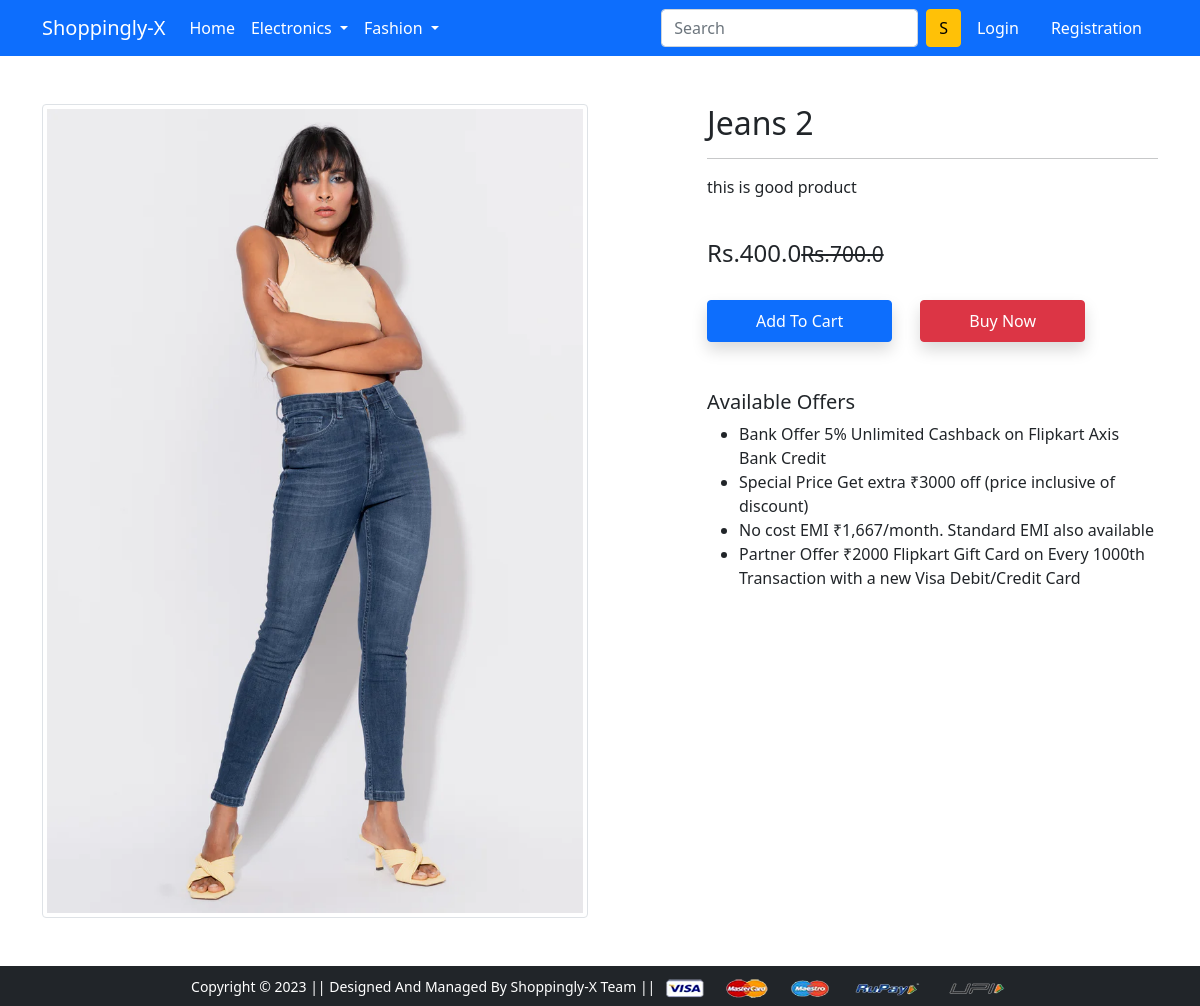
Screenshot of /product-detail/2 with the database file from the repository.
### app/models.py (models this page shows, shortened)
class Product(models.Model):
    title = models.CharField(max_length=100)
    selling_price = models.FloatField()
    discounted_price = models.FloatField()
    description = models.TextField()
    brand = models.CharField(max_length=100)
    category = models.CharField(choices = CATEGORY_CHOICES,max_length=2)
    product_image = models.ImageField(upload_to='productimg')

### app/views.py (the view)
# urls.py: path('product-detail/<int:pk>',views.ProductDetailView.as_view(),name='product-detail'),
class ProductDetailView(View):
 def get(self,request,pk):
  product = Product.objects.get(pk=pk)
  item_already_in_cart = False
  if request.user.is_authenticated:
    item_already_in_cart = Cart.objects.filter(Q(product=product.id) & Q(user=request.user)).exists()
  return render(request,'app/productdetail.html',{'product':product,'item_already_in_cart':item_already_in_cart})

### app/templates/app/productdetail.html (shortened to what this page needs)
{% extends 'app/base.html' %}
{% load static %}
{% block main-content %}
<div class="container my-5">
 <div class="row">
  <div class="col-sm-6 text-center align-self-center">
   <img src="{{product.product_image.url}}" alt="" class="img-fluid img-thumbnail">
  </div>
  <div class="col-sm-5 offset-sm-1">
   <h2>{{product.title}}</h2>
   <hr>
   <p>{{product.description}}</p> <br>
   <h4>Rs.{{product.discounted_price}}<small class="fw-light text-decoration-line-through">Rs.{{product.selling_price}}</small></h4><br>
{% if not request.user.is_authenticated  %}
 <form action="/add-to-cart" class="d-inline">
    <button type="submit" class="btn btn-primary shadow px-5 py-2">Add To Cart</button>
 </form>
{% endif %}
   <a href="{% url 'checkout' %}" class="btn btn-danger shadow px-5 py-2 ms-4">Buy Now</a>
   <h5 class="mt-5">Available Offers</h5>
   <ul>
    <li>Bank Offer 5% Unlimited Cashback on Flipkart Axis Bank Credit</li>
    <li>Special Price Get extra ₹3000 off (price inclusive of discount)</li>
    <li>No cost EMI ₹1,667/month. Standard EMI also available</li>
    <li>Partner Offer ₹2000 Flipkart Gift Card on Every 1000th Transaction with a new Visa Debit/Credit Card</li>
   </ul>
  </div>
 </div>
</div>
{% endblock main-content %}

### rows the page displays
Product: product_image (picture), title "Jeans 2", description "this is good product", discounted_price "400.0", selling_price "700.0"
